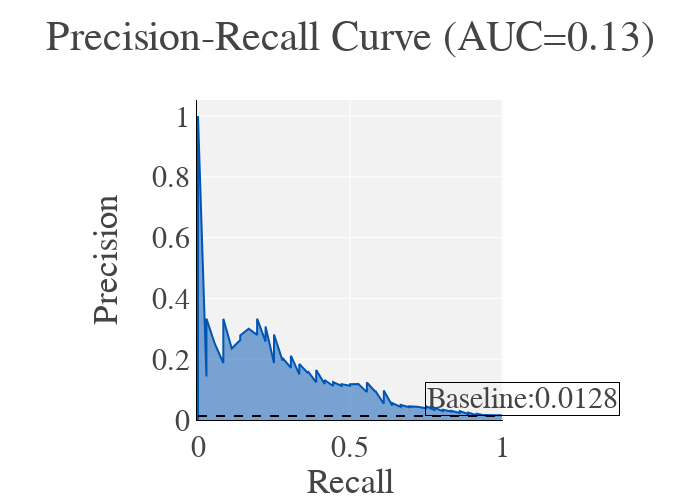

The code cell stored with this chart in its notebook:
### Code cell
# Predict on y test
y_pred = best_model.predict_proba(X_test_gbm)[::,1]

precision, recall, thresholds = precision_recall_curve(y_test_gbm,  y_pred_gbm)

precision_lgbm, recall_lgbm = precision, recall

auc_precision_recall = auc(recall, precision)

auc_precision_recall_lgbm = auc_precision_recall

fig = px.area(
    x=recall, y=precision,
    title=f'Precision-Recall Curve (AUC={auc_precision_recall:.2f})',
    labels=dict(x='Recall', y='Precision'),
    width=700, height=500
)
fig.add_shape(
    type='line', line=dict(dash='dash'),
    x0=0, x1=1, y0=baseline, y1=baseline
)
fig.update_yaxes(scaleanchor="x", scaleratio=1)
fig.update_xaxes(constrain='domain')

fig.add_annotation(text=f'Baseline:{baseline:.4f}',
                    align='left',
                    showarrow=False,
                    xref='paper',
                    yref='paper',
                    x=1.0,
                    y=baseline,
                    bordercolor='black',
                    borderwidth=1)

fig.show()

fig.write_image("images/results/PRC_environmental_lgbm.png")

### Figure 1 — Plotly figure (JSON) as saved in the notebook; plotly's stock layout.template omitted (floating-point values rounded to 4 significant figures; data arrays with more than 128 entries replaced by an {"elided": "..."} marker saying what was removed)
{"data": [{"hovertemplate": "Recall=%{x}<br>Precision=%{y}<extra></extra>", "legendgroup": "", "line": {"color": "#0055B3"}, "marker": {"symbol": "circle"}, "mode": "lines", "name": "", "orientation": "v", "showlegend": false, "stackgroup": "1", "type": "scatter", "x": {"elided": "2288 float values"}, "xaxis": "x", "y": {"elided": "2288 float values"}, "yaxis": "y"}], "layout": {"annotations": [{"align": "left", "bordercolor": "black", "borderwidth": 1, "showarrow": false, "text": "Baseline:0.0128", "x": 1, "xref": "paper", "y": 0.01278, "yref": "paper"}], "height": 500, "legend": {"tracegroupgap": 0}, "shapes": [{"line": {"dash": "dash"}, "type": "line", "x0": 0, "x1": 1, "y0": 0.01278, "y1": 0.01278}], "title": {"text": "Precision-Recall Curve (AUC=0.13)"}, "width": 700, "xaxis": {"anchor": "y", "constrain": "domain", "domain": [0, 1], "title": {"text": "Recall"}}, "yaxis": {"anchor": "x", "domain": [0, 1], "scaleanchor": "x", "scaleratio": 1, "title": {"text": "Precision"}}}}
